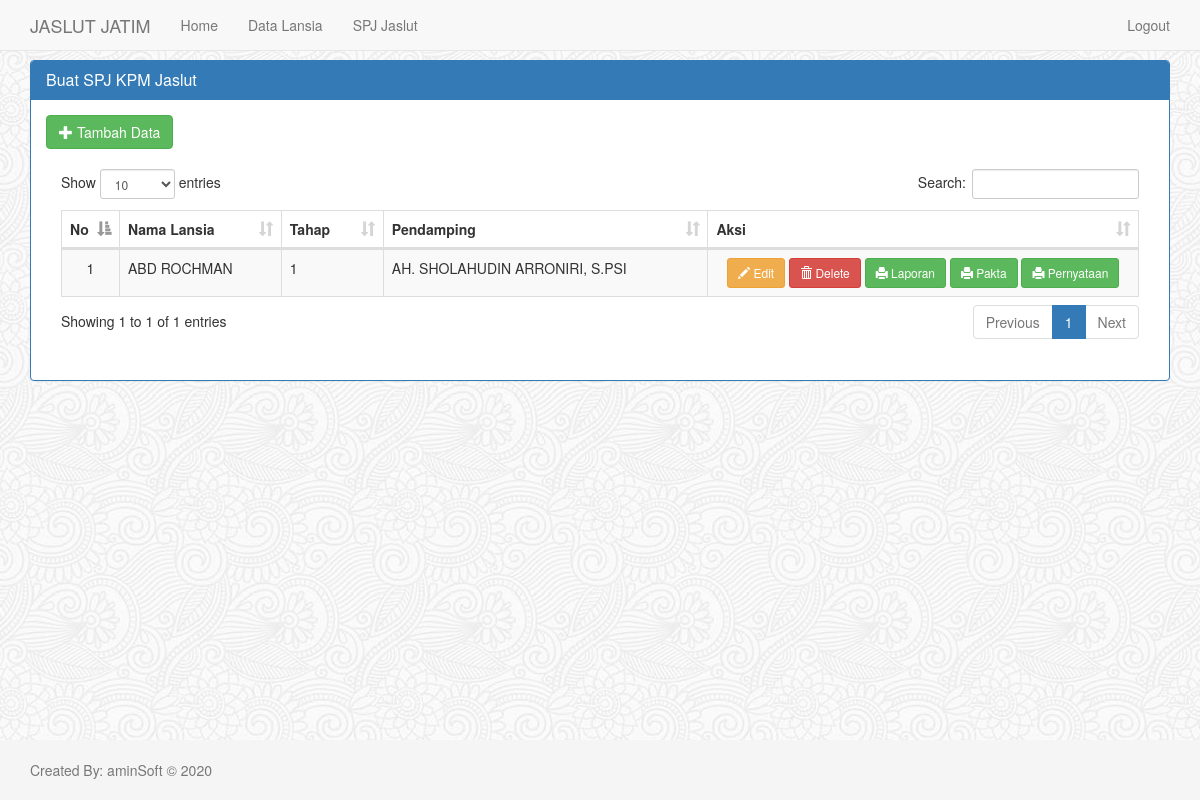
The app's page /data_lansia_spj.php (signed in) with its own data.
### tables this page shows
CREATE TABLE `lansia` (
  `id` int(10) NOT NULL,
  `nama_lansia` varchar(150) NOT NULL,
  `nik` varchar(20) NOT NULL,
  `alamat` varchar(200) NOT NULL,
  `kelurahan` varchar(100) NOT NULL,
  `kecamatan` varchar(100) NOT NULL,
  `kabupaten` varchar(100) NOT NULL,
  `tahap` varchar(30) NOT NULL,
  `pendamping` varchar(150) NOT NULL,
  `ktp` varchar(100) NOT NULL,
  `kk` varchar(100) NOT NULL,
  `rek_depan` varchar(100) NOT NULL,
  `rek_belakang` varchar(100) NOT NULL
);

### data_lansia_spj.php (the view, shortened to what this page needs)
<?php include "header.php"; ?>
<div class="container">
<?php
$view = isset($_GET['view']) ? $_GET['view'] : null;
switch($view) {
    default:
        ?>
            <div class="row">
                <div class="panel panel-primary">
                    <div class="panel-heading">
                        <h3 class="panel-title">
                        Buat SPJ KPM Jaslut
                        </h3>
                    </div>
                    <div class="panel-body">
                    <a href="data_lansia_spj.php?view=tambah" class="btn btn-success" style="margin-bottom:20px;">  <span class="glyphicon glyphicon-plus" aria-hidden="true"></span> Tambah Data </a>
                        <table class="table table-bordered table-striped" id="datatables">
                            <thead>
                            <tr>
                                <th>No</th>
                                <th>Nama Lansia</th>
                                <th>Tahap</th>
                                <th>Pendamping</th>
                                <th width="40%">Aksi</th>
                            </tr>
                            </thead>
                            <tbody>
                            <?php
                            $sql = mysqli_query($konek,"SELECT * FROM lansia ORDER BY pendamping ASC");
                            $no =1;
                            while($d=mysqli_fetch_array($sql)){
                                echo "<tr>
                                    <td width='40px' align='center'>$no</td>
                                    <td>$d[nama_lansia]</td>
                                    <td>$d[tahap]</td>
                                    <td>$d[pendamping]</td>
                                    <td width='280px' align='center'>
                                        <a class='btn btn-warning btn-sm' href='data_lansia_spj.php?view=edit&id=$d[id]'> <span class='glyphicon glyphicon-pencil' aria-hidden='true'></span> Edit</a>
                                        <a class='btn btn-danger btn-sm'  href='aksi_lansia.php?act=del&id=$d[id]'> <span class='glyphicon glyphicon-trash' aria-hidden='true'></span> Delete</a>
                                        <a class='btn btn-success btn-sm' href='cetak.php?act=cetak&id=$d[id]' target='_blank'> <span class='glyphicon glyphicon-print' aria-hidden='true'></span> Laporan</a>
                                        <a class='btn btn-success btn-sm' href='pakta.php?act=pakta&id=$d[id]' target='_blank'> <span class='glyphicon glyphicon-print' aria-hidden='true'></span> Pakta</a>
                                        <a class='btn btn-success btn-sm' href='pernyataan.php?act=pernyataan&id=$d[id]' target='_blank'> <span class='glyphicon glyphicon-print' aria-hidden='true'></span> Pernyataan</a>
                                   </td>
                                </tr>";
                                $no++;
                                 }
                             ?>
                             </tbody>
                        </table>
                        <br>
                       </div>
                </div>
            </div>
            <br>
            <br>
            <br>
        <?php
    break ;
        ?>
<?php
}
 ?>
 </div>
<?php include "footer.php"; ?>

### assets/css/style.css (style rules this page uses)
html { position: relative; min-height: 100%; }
body { margin-bottom: 60px; }
body > .container { padding: 60px 15px 0; }

### records on screen
lansia: nama_lansia "ABD ROCHMAN", tahap "1", pendamping "AH. SHOLAHUDIN ARRONIRI, S.PSI"
